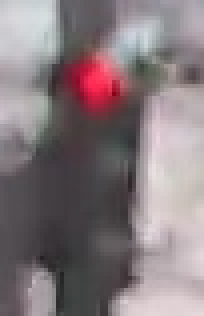
#> input picture Project_7/traffic_light_images/training/red/117a234d-3034-46ca-9800-0d43cf8b1b97.jpg, 51 x 79 px (shown 4 times larger)
$ jupyter execute --allow-errors Traffic_Light_Classifier.ipynb   (shell and % lines are left out)
#> lines starting #> are read from the running program, lines starting #| are printed output that depends on the picture
### Project_7/helpers.py
# Helper functions

import os
import glob # library for loading images from a directory
import matplotlib.image as mpimg


# This function loads in images and their labels and places them in a list
# The list contains all images and their associated labels
# For example, after data is loaded, im_list[0][:] will be the first image-label pair in the list
def load_dataset(image_dir):

    # Populate this empty image list
#> called with image_dir = 'traffic_light_images/training/'
    im_list = []
    image_types = ["red", "yellow", "green"]

    # Iterate through each color folder
    for im_type in image_types:

        # Iterate through each image file in each image_type folder
        # glob reads in any image with the extension "image_dir/im_type/*"
        for file in glob.glob(os.path.join(image_dir, im_type, "*")):

            # Read in the image
            im = mpimg.imread(file)
#> im is the input picture: shape (79, 51, 3); mean R, G, B 133.7, 121.7, 125.4

            # Check if the image exists/if it's been correctly read-in
            if not im is None:
                # Append the image, and it's type (red, green, yellow) to the image list
                im_list.append((im, im_type))

    return im_list

### Project_7/test_functions.py
# All test code
import unittest
from IPython.display import Markdown, display


# Helper functions for printing markdown text (text in color/bold/etc)
def printmd(string):
    display(Markdown(string))

# Print a test failed message, given an error
def print_fail():
    printmd('**<span style="color: red;">TEST FAILED</span>**')

# Print a test passed message
def print_pass():
    printmd('**<span style="color: green;">TEST PASSED</span>**')


# A class holding all tests
class Tests(unittest.TestCase):


    # Tests the `one_hot_encode` function, which is passed in as an argument
    def test_one_hot(self, one_hot_function):

        # Test that the generated one-hot labels match the expected one-hot label
        # For all three cases (red, yellow, green)
        try:
            self.assertEqual([1,0,0], one_hot_function('red'))
            self.assertEqual([0,1,0], one_hot_function('yellow'))
            self.assertEqual([0,0,1], one_hot_function('green'))

        # If the function does *not* pass all 3 tests above, it enters this exception
        except self.failureException as e:
            # Print out an error message
            print_fail()
            print("Your function did not return the expected one-hot label.")
            print('\n'+str(e))
            return

        # Print out a "test passed" message
        print_pass()


    # Tests if any misclassified images are red but mistakenly classified as green
    # [19 lines left out: function test_red_as_green, not called in this run]

### Project_7/Traffic_Light_Classifier.ipynb
# Traffic Light Classifier
---

In this project, you’ll use your knowledge of computer vision techniques to build a classifier for images of traffic lights! You'll be given a dataset of traffic light images in which one of three lights is illuminated: red, yellow, or green.

In this notebook, you'll pre-process these images, extract features that will help us distinguish the different types of images, and use those features to classify the traffic light images into three classes: red, yellow, or green. The tasks will be broken down into a few sections:

1. **Loading and visualizing the data**.
      The first step in any classification task is to be familiar with your data; you'll need to load in the images of traffic lights and visualize them!

2. **Pre-processing**.
    The input images and output labels need to be standardized. This way, you can analyze all the input images using the same classification pipeline, and you know what output to expect when you eventually classify a *new* image.

3. **Feature extraction**.
    Next, you'll extract some features from each image that will help distinguish and eventually classify these images.

4. **Classification and visualizing error**.
    Finally, you'll write one function that uses your features to classify *any* traffic light image. This function will take in an image and output a label. You'll also be given code to determine the accuracy of your classification model.

5. **Evaluate your model**.
    To pass this project, your classifier must be >90% accurate and never classify any red lights as green; it's likely that you'll need to improve the accuracy of your classifier by changing existing features or adding new features. I'd also encourage you to try to get as close to 100% accuracy as possible!

Here are some sample images from the dataset (from left to right: red, green, and yellow traffic lights):

---
### *Here's what you need to know to complete the project:*

Some template code has already been provided for you, but you'll need to implement additional code steps to successfully complete this project. Any code that is required to pass this project is marked with **'(IMPLEMENTATION)'** in the header. There are also a couple of questions about your thoughts as you work through this project, which are marked with **'(QUESTION)'** in the header. Make sure to answer all questions and to check your work against the [project rubric](https://review.udacity.com/#!/rubrics/1213/view) to make sure you complete the necessary classification steps!

Your project submission will be evaluated based on the code implementations you provide, and on two main classification criteria.
Your complete traffic light classifier should have:
1. **Greater than 90% accuracy**
2. ***Never* classify red lights as green**

# 1. Loading and Visualizing the Traffic Light Dataset

This traffic light dataset consists of 1484 number of color images in 3 categories - red, yellow, and green. As with most human-sourced data, the data is not evenly distributed among the types. There are:
* 904 red traffic light images
* 536 green traffic light images
* 44 yellow traffic light images

*Note: All images come from this [MIT self-driving car course](https://selfdrivingcars.mit.edu/) and are licensed under a [Creative Commons Attribution-ShareAlike 4.0 International License](https://creativecommons.org/licenses/by-sa/4.0/).*

### Import resources

Before you get started on the project code, import the libraries and resources that you'll need.

[cell 1]
import cv2 # computer vision library
import helpers # helper functions

import random
import numpy as np
import matplotlib.pyplot as plt
import matplotlib.image as mpimg # for loading in images

## Training and Testing Data

All 1484 of the traffic light images are separated into training and testing datasets.

* 80% of these images are training images, for you to use as you create a classifier.
* 20% are test images, which will be used to test the accuracy of your classifier.
* All images are pictures of 3-light traffic lights with one light illuminated.

## Define the image directories

First, we set some variables to keep track of some where our images are stored:

    IMAGE_DIR_TRAINING: the directory where our training image data is stored
    IMAGE_DIR_TEST: the directory where our test image data is stored

[cell 2]
# Image data directories
IMAGE_DIR_TRAINING = "traffic_light_images/training/"
IMAGE_DIR_TEST = "traffic_light_images/test/"

## Load the datasets

These first few lines of code will load the training traffic light images and store all of them in a variable, `IMAGE_LIST`. This list contains the images and their associated label ("red", "yellow", "green").

You are encouraged to take a look at the `load_dataset` function in the helpers.py file. This will give you a good idea about how lots of image files can be read in from a directory using the [glob library](https://pymotw.com/2/glob/). The `load_dataset` function takes in the name of an image directory and returns a list of images and their associated labels.

For example, the first image-label pair in `IMAGE_LIST` can be accessed by index:
``` IMAGE_LIST[0][:]```.

[cell 3]
# Using the load_dataset function in helpers.py
# Load training data
IMAGE_LIST = helpers.load_dataset(IMAGE_DIR_TRAINING)
#> IMAGE_LIST = 3 items

## Visualize the Data

The first steps in analyzing any dataset are to 1. load the data and 2. look at the data. Seeing what it looks like will give you an idea of what to look for in the images, what kind of noise or inconsistencies you have to deal with, and so on. This will help you understand the image dataset, and **understanding a dataset is part of making predictions about the data**.

---
### Visualize the input images

Visualize and explore the image data! Write code to display an image in `IMAGE_LIST`:
* Display the image
* Print out the shape of the image
* Print out its corresponding label

See if you can display at least one of each type of traffic light image – red, green, and yellow — and look at their similarities and differences.

[cell 4]
## TODO: Write code to display an image in IMAGE_LIST (try finding a yellow traffic light!)
## TODO: Print out 1. The shape of the image and 2. The image's label

# The first image in IMAGE_LIST is displayed below (without information about shape or label)
selected_image = IMAGE_LIST[0][0]
print('Shape: ', selected_image.shape)
#| Shape:  (79, 51, 3)
print('Label: ', IMAGE_LIST[0][1])
#| Label:  red
plt.imshow(selected_image)

# 2. Pre-process the Data

After loading in each image, you have to standardize the input and output!

### Input

This means that every input image should be in the same format, of the same size, and so on. We'll be creating features by performing the same analysis on every picture, and for a classification task like this, it's important that **similar images create similar features**!

### Output

We also need the output to be a label that is easy to read and easy to compare with other labels. It is good practice to convert categorical data like "red" and "green" to numerical data.

A very common classification output is a 1D list that is the length of the number of classes - three in the case of red, yellow, and green lights - with the values 0 or 1 indicating which class a certain image is. For example, since we have three classes (red, yellow, and green), we can make a list with the order: [red value, yellow value, green value]. In general, order does not matter, we choose the order [red value, yellow value, green value] in this case to reflect the position of each light in descending vertical order.

A red light should have the  label: [1, 0, 0]. Yellow should be: [0, 1, 0]. Green should be: [0, 0, 1]. These labels are called **one-hot encoded labels**.

*(Note: one-hot encoding will be especially important when you work with [machine learning algorithms](https://machinelearningmastery.com/how-to-one-hot-encode-sequence-data-in-python/)).*

---
<a id='task2'></a>
### (IMPLEMENTATION): Standardize the input images

* Resize each image to the desired input size: 32x32px.
* (Optional) You may choose to crop, shift, or rotate the images in this step as well.

It's very common to have square input sizes that can be rotated (and remain the same size), and analyzed in smaller, square patches. It's also important to make all your images the same size so that they can be sent through the same pipeline of classification steps!

[cell 5]
# This function should take in an RGB image and return a new, standardized version
def standardize_input(image):

    ## TODO: Resize image and pre-process so that all "standard" images are the same size
    standard_im = np.copy(image)
    resized_im = cv2.resize(standard_im, dsize=(32, 32))
    return resized_im

## Standardize the output

With each loaded image, we also specify the expected output. For this, we use **one-hot encoding**.

* One-hot encode the labels. To do this, create an array of zeros representing each class of traffic light (red, yellow, green), and set the index of the expected class number to 1.

Since we have three classes (red, yellow, and green), we have imposed an order of: [red value, yellow value, green value]. To one-hot encode, say, a yellow light, we would first initialize an array to [0, 0, 0] and change the middle value (the yellow value) to 1: [0, 1, 0].

---
<a id='task3'></a>
### (IMPLEMENTATION): Implement one-hot encoding

[cell 6]
## TODO: One hot encode an image label
## Given a label - "red", "green", or "yellow" - return a one-hot encoded label

# Examples:
# one_hot_encode("red") should return: [1, 0, 0]
# one_hot_encode("yellow") should return: [0, 1, 0]
# one_hot_encode("green") should return: [0, 0, 1]

def one_hot_encode(label):

    ## TODO: Create a one-hot encoded label that works for all classes of traffic lights
    one_hot_encoded = [0,0,0]
    if label == 'red':
        one_hot_encoded[0] = 1
    elif label == 'green':
        one_hot_encoded[2] = 1
    elif label == 'yellow':
        one_hot_encoded[1] = 1
    else:
        raise Exception('Invalid label!')

    return one_hot_encoded

### Testing as you Code

After programming a function like this, it's a good idea to test it, and see if it produces the expected output. **In general, it's good practice to test code in small, functional pieces, after you write it**. This way, you can make sure that your code is correct as you continue to build a classifier, and you can identify any errors early on so that they don't compound.

All test code can be found in the file `test_functions.py`. You are encouraged to look through that code and add your own testing code if you find it useful!

One test function you'll find is: `test_one_hot(self, one_hot_function)` which takes in one argument, a one_hot_encode function, and tests its functionality. If your one_hot_label code does not work as expected, this test will print ot an error message that will tell you a bit about why your code failed. Once your code works, this should print out TEST PASSED.

[cell 7]
# Importing the tests
import test_functions
tests = test_functions.Tests()

# Test for one_hot_encode function
tests.test_one_hot(one_hot_encode)

## Construct a `STANDARDIZED_LIST` of input images and output labels.

This function takes in a list of image-label pairs and outputs a **standardized** list of resized images and one-hot encoded labels.

This uses the functions you defined above to standardize the input and output, so those functions must be complete for this standardization to work!

[cell 8]
def standardize(image_list):

    # Empty image data array
    standard_list = []

    # Iterate through all the image-label pairs
    for item in image_list:
        image = item[0]
        label = item[1]

        # Standardize the image
        standardized_im = standardize_input(image)

        # One-hot encode the label
        one_hot_label = one_hot_encode(label)

        # Append the image, and it's one hot encoded label to the full, processed list of image data
        standard_list.append((standardized_im, one_hot_label))
#> this loop made 3 passes
#> (label, one_hot_label) on passes 1 to 3: ('red', [1, 0, 0]), ('yellow', [0, 1, 0]), ('green', [0, 0, 1])
#> pass 1, in standardize_input, `resized_im = cv2.resize(standard_im, dsize=(32, 32))`:
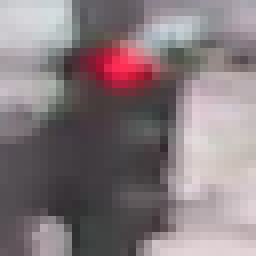
#> resized_im: shape (32, 32, 3) (shown 8 times larger); mean R, G, B 133.7, 121.6, 125.3
#> pass 2, in standardize_input (call 2), `resized_im = cv2.resize(standard_im, dsize=(32, 32))`:
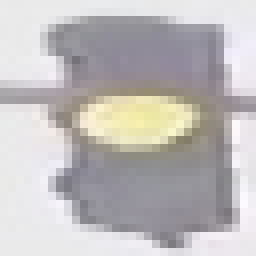
#> resized_im: shape (32, 32, 3) (shown 8 times larger); mean R, G, B 191.1, 187.8, 187.8
#> pass 3, in standardize_input (call 3), `resized_im = cv2.resize(standard_im, dsize=(32, 32))`:
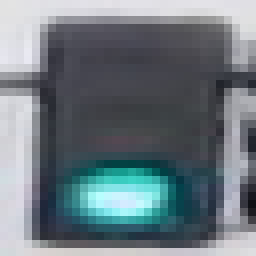
#> resized_im: shape (32, 32, 3) (shown 8 times larger); mean R, G, B 108.6, 120.7, 127.4
#> after the loop, standard_list = 3 items

    return standard_list

# Standardize all training images
STANDARDIZED_LIST = standardize(IMAGE_LIST)
#> STANDARDIZED_LIST = 3 items
#> (the rest of the program and of its run is left out)
